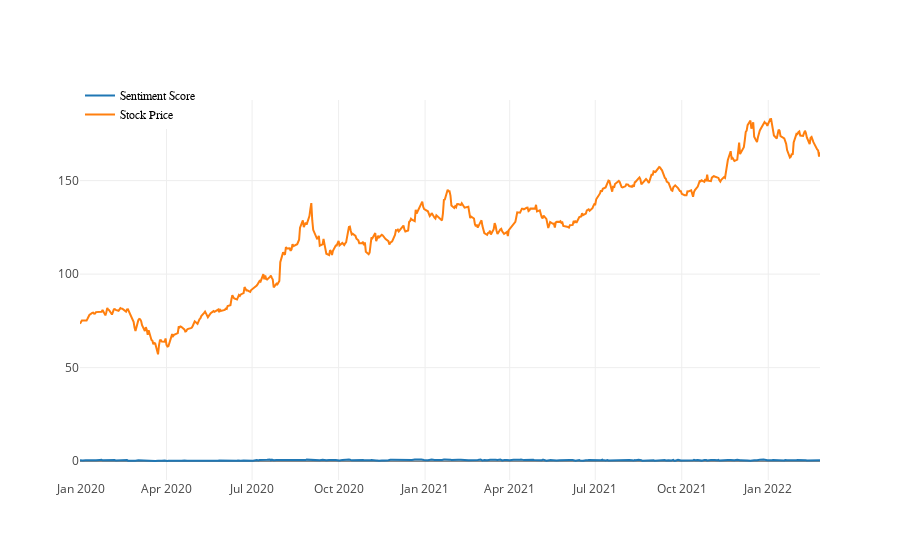

Source (notebook cell):
### Code cell
import plotly.express as px
import plotly.graph_objects as go

data = AAPL

# colors = []
# for i in range(1, len(data)):
#     if data['sentiment'][i] > 0.4:
#         colors.append("green")
#     else:
#         colors.append("red")

fig = go.Figure()

fig.add_trace(go.Scatter(x=data['Date'], y=data['sentiment'], name="Sentiment Score"))
fig.add_trace(go.Scatter(x=data['Date'], y=data['High'], name="Stock Price"))



# Update the layout to include a second y-axis and a legend
fig.update_layout(
    hovermode="x unified",
    yaxis2=dict(
        overlaying="y",
        side="right"
    ),
    legend=dict(
        x=0,
        y=1.05,
        traceorder="normal",
        font=dict(
            family="sans-serif",
            size=12,
            color="black"
        ),
    )
)

fig.show()

### Figure 1 — Plotly figure (JSON) as saved in the notebook; plotly's stock layout.template omitted (floating-point values rounded to 4 significant figures; data arrays with more than 128 entries replaced by an {"elided": "..."} marker saying what was removed)
{"data": [{"name": "Sentiment Score", "type": "scatter", "x": {"elided": "546 str values"}, "y": {"elided": "546 float values"}}, {"name": "Stock Price", "type": "scatter", "x": {"elided": "546 str values"}, "y": {"elided": "546 float values"}}], "layout": {"hovermode": "x unified", "legend": {"font": {"color": "black", "family": "sans-serif", "size": 12}, "traceorder": "normal", "x": 0, "y": 1.05}, "yaxis2": {"overlaying": "y", "side": "right"}}}
